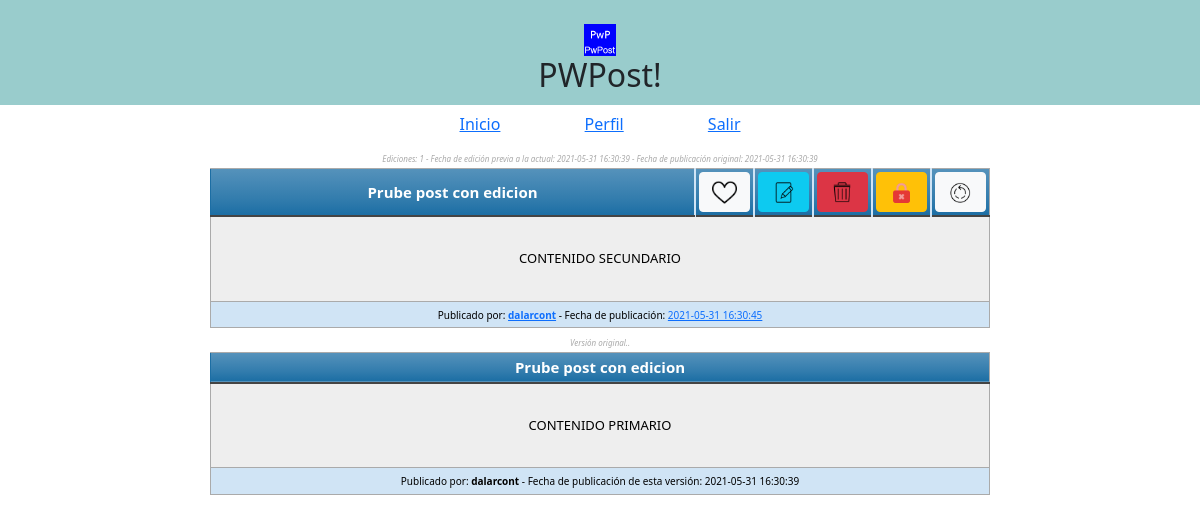
Page /Post.php?post=PWP8T02ESQAYzrW (signed in) on the committed database.
### tables this page shows
CREATE TABLE `general_entries` (
  `uid_post` varchar(15) NOT NULL COMMENT 'PostUniqueID',
  `own_user` varchar(15) NOT NULL COMMENT 'OwnerID',
  `pubdate_original` datetime NOT NULL,
  `pubdate` datetime NOT NULL COMMENT 'PublishDate',
  `title` text NOT NULL COMMENT 'TitleEntrie',
  `content` text NOT NULL COMMENT 'ContentEntrie',
  `edit_counter` int(2) DEFAULT NULL,
  `edit_lastdate` datetime DEFAULT NULL,
  `attached_prop` tinyint(1) NOT NULL COMMENT 'isRepost?',
  `attached_uid_post` text NOT NULL COMMENT 'PostUIDSource',
  `hiddenprop` tinyint(1) NOT NULL COMMENT 'isHidden?',
  `attached_tw_sourcelink` text NOT NULL COMMENT 'TwitterSource'
);

CREATE TABLE `entry_versioncontrol` (
  `commit_id` varchar(16) NOT NULL COMMENT 'VersionControlCommitId',
  `uid_post` varchar(15) NOT NULL COMMENT 'PostUniqueID',
  `edit_version` int(1) NOT NULL COMMENT 'EditionRecord',
  `own_user` varchar(15) NOT NULL COMMENT 'OwnerID',
  `pubdate` datetime NOT NULL COMMENT 'PublishDate',
  `title` text NOT NULL COMMENT 'TitleEntrie',
  `content` text NOT NULL COMMENT 'ContentEntrie',
  `attached_prop` tinyint(1) NOT NULL COMMENT 'isRepost?',
  `attached_uid_post` text NOT NULL COMMENT 'PostUIDSource',
  `hiddenprop` tinyint(1) NOT NULL COMMENT 'isHidden?',
  `attached_tw_sourcelink` text NOT NULL COMMENT 'TwitterSource'
);

### procedures/sys_db_con.php (called while the page is built, shortened)
<?php
	function DB_CON(){
		$linkdir="localhost";
			$linkusr="root";
			$linkpss="unmico57";
			$linktbl="pwpostdb";
			$link=mysqli_connect($linkdir,$linkusr,$linkpss,$linktbl);
		return $link ;
	}
?>

### procedures/PostLoad.php (called while the page is built, shortened)
<?php
    function DB_Post_DirectLoad($post_id){
        $SQL_Query = "SELECT * FROM general_entries ge WHERE ge.uid_post = '$post_id'";
        $SQL_CON = mysqli_query(DB_CON(),$SQL_Query);
        $SQL_PKG = mysqli_fetch_array($SQL_CON);
        $result = $SQL_PKG ;
        return $result ;
    }
?>

### controllers/AttachedManagement.php (called while the page is built, shortened)
<?php
    function AttachedEntryManagement($package){
        return $package;
    }
?>

### controllers/PrivacyManager.php (called while the page is built)
<?php
    function hidden_FxSelector($property){
        if($property==0){
            $r = "startHidePost";
        }else{
            $r = "startUnhidePost";
        }
        return $r ;
    }
    function hidden_imgSelector($property){
        if($property==0){
            $r = "hide";
        }else{
            $r = "unhide";
        }
        return $r;
    }
?>

### procedures/EntryVersionControl.php (called while the page is built, shortened)
<?php
    function getEntryVersions($idp,$lastversion){
        $Package = array();
        $SQL_Query = "SELECT * FROM entry_versioncontrol WHERE uid_post = '$idp' AND edit_version NOT LIKE '$lastversion' ORDER BY pubdate DESC";
        $SQL_CON = mysqli_query(DB_CON(),$SQL_Query);
        while($SQL_PKG = mysqli_fetch_array($SQL_CON)){
            $Package[]=$SQL_PKG;
        }
        return $Package ;
    }
?>

### views/entry.php (the view, shortened to what this page needs)
<?php
    function PrintEditCounterFrame($count,$lastdate,$originalDate){
        if($count!=0){
            $r = "Ediciones: ".$count." - Fecha de edición previa a la actual: ".$lastdate." - Fecha de publicación original: ".$originalDate;
        }
        return $r;
    }
    function PrintEntryActions($pkg){
        $isLoggedUser = $_SESSION['UsrPkg']['username'];
        if(empty($isLoggedUser)){
            echo "<tr><th id='entryTitle' colspan='6'>",$pkg['title'],"</th></tr>";
        }else{
            if($pkg['own_user']!=$isLoggedUser){
                echo "<tr>
                <th id='entryTitle' colspan='5'>",$pkg['title'],"</th>
                <th style='width:45px'><button class='btn btn-light' id='btn_like' onclick='",like_FxSelector($pkg['likeproperty']),"(this)' value='",$pkg['uid_post'],"'><img src='components/",like_imgSelector($pkg['likeproperty']),".png' style='width:25px;height:25px;'></img></button></th>
                <th style='width:45px'><button class='btn btn-light' id='btn_repost' onclick='startRepost(this)' value='",$pkg['uid_post'],"'><img src='components/repost.png' style='width:28px;height:28px;'></img></button></th>
                </tr>";
            }else{
                echo "<tr>
                <th id='entryTitle' colspan='2'>",$pkg['title'],"</th>
                <th style='width:45px'><button class='btn btn-light' id='btn_like' onclick='setLikePost(this)' value='",$pkg['uid_post'],"'><img src='components/setlike.png' style='width:25px;height:25px;'></img></button></th>
                <th style='width:45px'><button class='btn btn-info' id='btn_edit' onclick='startUpdatePost(this)' value='",$pkg['uid_post'],"'><img src='components/edit.png' style='width:25px;height:25px;'></img></button></th>
                <th style='width:45px'><button class='btn btn-danger' id='btn_del' onclick='startRemovePost(this)' value='",$pkg['uid_post'],"'><img src='components/delete.png' style='width:25px;height:25px;'></img></button></th>
                <th style='width:45px'><button class='btn btn-warning' id='btn_hide' onclick='",hidden_FxSelector($pkg['hiddenprop']),"(this)' value='",$pkg['uid_post'],"' ><img src='components/",hidden_imgSelector($pkg['hiddenprop']),".png' style='width:25px;height:25px;'></img></button></th>
                <th style='width:45px'><button class='btn btn-light' id='btn_repost' onclick='startRepost(this)' value='",$pkg['uid_post'],"'><img src='components/repost.png' style='width:25px;height:25px;'></img></button></th>
                </tr>";
            }
        }
    }
    function PrintEntryVersionControlCounter($version){
        if($version==0){echo "Versión original.";}else{echo "Edición #".$version;}
    }
    function PrintEntry($pkg){
        if($pkg!=null){
            echo "<div style='padding-top: 15px;' id='",$pkg['uid_post'],"'>
                <span id='entryEdits' class='rightUp_entryLegend'>
                    ",PrintEditCounterFrame($pkg['edit_counter'],$pkg['edit_lastdate'],$pkg['pubdate_original']),"
                </span>
                <table class='blueTable' style='height: 85px;'>
                <thead>
                    ",PrintEntryActions($pkg),"
                </thead>
                <tbody>
                <tr>
                    <td  id='entryContent' colspan='7' style='height:85px'>",$pkg['content'],"</td>
                </tr>
                    ",PrintEntryAttached($pkg),"
                <tr>
                <td colspan='7'>
                    <span id='publishData'>Publicado por: <b>
                        <a href='Profile.php?p=",$pkg['own_user'],"' target='_blank'>",$pkg['own_user'],"</a></b> -
                        Fecha de publicación: <a href='Post.php?post=",$pkg['uid_post'],"' target='_blank'>",$pkg['pubdate'],"</a>
                    </span>
                </td>
                </tbody>
                </table>
            </div>";
        }else{
            echo "<br>No sigues a ninguna cuenta y tampoco has publicado algo.<br>Anímate, no seas mala onda.<br>
            <button class='art-button' onclick='startNewPost()'><img src='components/newpost.png' style='width:25px;height:25px;'></img></button>";
        }
    }
    function PrintEntryVersionControl($pkg){
        if($pkg!=null){
            echo "<div id='",$pkg['uid_post'],"'>
                    <span id='entryEdits' class='rightUp_entryLegend'>
                    ",PrintEntryVersionControlCounter($pkg['edit_version']),".
                </span>
                <table class='blueTable' style='height: 85px;'>
                <thead>
                <tr>
                <th id='entryTitle' colspan='5'>",$pkg['title'],"</th></tr>
                </thead>
                <tbody>
                <tr>
                    <td  id='entryContent' colspan='6' style='height:85px'>",$pkg['content'],"</td>
                </tr>
                    ",PrintEntryAttached($pkg),"
                <tr>
                <td colspan='6'>
                    <span id='publishData'>Publicado por: <b>",$pkg['own_user'],"</b> - Fecha de publicación de esta versión: ",$pkg['pubdate'],"
                    </span><br>
                </td>
                </tbody>
                </table>
            </div><br>";
        }
    }
?>

### Post.php (shortened to what this page needs)
<?php
    require 'controllers/PostView.php';
?><!DOCTYPE html>
<html lang="es">
<head>
<link rel="stylesheet" href="css/final.css">
<link rel="stylesheet" href="css/entryStyle.css">
<link rel='stylesheet' href='css/profileTable.css'>
<link href="https://cdn.jsdelivr.net/npm/bootstrap@5.0.0-beta2/dist/css/bootstrap.min.css" rel="stylesheet">
<link rel="stylesheet" href="plugins/jqueryui/jquery-ui.css">
<link rel="stylesheet" href="plugins/alertifyjs/css/alertify.min.css" />
<link rel="stylesheet" href="plugins/alertifyjs/css/themes/default.min.css" />
</head>
<body>
<header>
<br>
        <img src='components/favicon.ico' style='width:32px;height:32px;'></img>  <h2>PWPost!</h2>
    <?php
        if(!empty($_SESSION['UsrPkg'])){
            echo "<nav>
            <a href='#' id='loadHome'>Inicio</a><span style='padding-left:5em'></span>
            <a href='#' id='showProfile'>Perfil</a><span style='padding-left:5em'></span>
            <a href='#' id='logOff'>Salir</a>
            </nav>
            ";
        }
    ?>
    </header>
    <section>
       <article>
           <center>
           <div id="FrontEnd">
                <br><?php
                if($result=="PRIVATE"){
                    echo "La publicación que buscas no está disponible. Puede ser que esté privada o haya sido eliminada.";
                }else{
                    PrintEntry($result);
                    VersionControlStatement($result['edit_counter'],$post_id);
                }
                ?>
           </div>
           </center>
       </article>
    </section>
</body>
</html>

### controllers/PostView.php (shortened to what this page needs)
<?php
    $post_id = $_GET['post'];
        require 'procedures/SYS_DB_CON.php';
        require 'procedures/PostLoad.php';
        require 'procedures/EntryVersionControl.php';
        require 'controllers/PrivacyManager.php';
        require 'controllers/AttachedManagement.php';
        include 'views/Entry.php';
    function VersionControlStatement($counter,$postid){
        if($counter){
            $Entries = array();
            $Entries = getEntryVersions($postid,$counter);
        }else{
            $Entries = NULL ;
        }
        if($Entries!=NULL){
            $size = count($Entries);
            for($i=0; $i<=($size-1); $i++){
                $Entries[$i] = AttachedEntryManagement($Entries[$i]);
                PrintEntryVersionControl($Entries[$i]);
            }
        }
    }
        $result = DB_Post_DirectLoad($post_id);
        if($result['hiddenprop']==1){
            if((!empty($_SESSION['UsrPkg']) && $result['own_user']==$_SESSION['UsrPkg']['username'])){
                $r_title = $result['title'];
            }else{
                $r_title = "no disponible";
                $result = "PRIVATE";
            }
        }else{
            $result = AttachedEntryManagement($result);
        }
?>

### css/final.css (style rules this page uses)
* { margin:0; padding:0; border:0; }
html, body { width: auto; height: 100%; font-family:-apple-system, BlinkMacSystemFont, 'Segoe UI', Roboto, Oxygen, Ubuntu, Cantarell, 'Open Sans', 'Helvetica Neue', sans-serif; font-weight:bold; text-align: center; }
header { position:relative; background-color:#9CC; width:100%; height:105px; margin: 0px auto; }
nav { position:relative; color:#FFF; width:100%; height:4%; margin: 0px auto; vertical-align: middle; padding-top: 10px; }
section { position:relative; float:left; width:100%; height:auto; color:#FFF; }
article { width:100%; height:auto; color: black; }
header,section,footer,aside,article,nav { -webkit-border-radius: 0px; -moz-border-radius: 0px; border-radius: 0px; margin:0%; }

### css/entryStyle.css (style rules this page uses)
table.blueTable { border: 1px solid #1C6EA4; background-color: #EEEEEE; width: 65%; text-align: center; border-collapse: collapse; padding-right: 5px; padding-left: 5px; }
table.blueTable td, table.blueTable th { border: 1px solid #AAAAAA; padding: 3px 3px; }
table.blueTable tbody td { font-size: 13px; text-align: center; }
table.blueTable tr:nth-child(even) { background: #D0E4F5; }
table.blueTable thead { background: #1C6EA4; background: -moz-linear-gradient(top, #5592bb 0%, #327cad 66%, #1C6EA4 100%); background: -webkit-linear-gradient(top, #5592bb 0%, #327cad 66%, #1C6EA4 100%); background: linear-gradient(to bottom, #5592bb 0%, #327cad 66%, #1C6EA4 100%); border-bottom: 2px solid #444444; }
table.blueTable thead th { font-size: 15px; font-weight: bold; color: #FFFFFF; border-left: 2px solid #D0E4F5; }
table.blueTable thead th:first-child { border-left: none; }
#publishData { font-size: 10px; }
.rightUp_entryLegend { font-size: 8px !important; font-style: italic !important; color:darkgrey !important; height: 8px; }

### rows in the picture
general_entries: edit_counter+edit_lastdate+pubdate_original "Ediciones: 1 - Fecha de edición previa a la actual: 2021-05-31 16:30:39 - Fecha de publicación original: 2021-05-31 16:30:39", title "Prube post con edicion", content "CONTENIDO SECUNDARIO", own_user "dalarcont", pubdate "2021-05-31 16:30:45"
entry_versioncontrol: edit_version "Versión original.", title "Prube post con edicion", content "CONTENIDO PRIMARIO", own_user "dalarcont", pubdate "2021-05-31 16:30:39"
